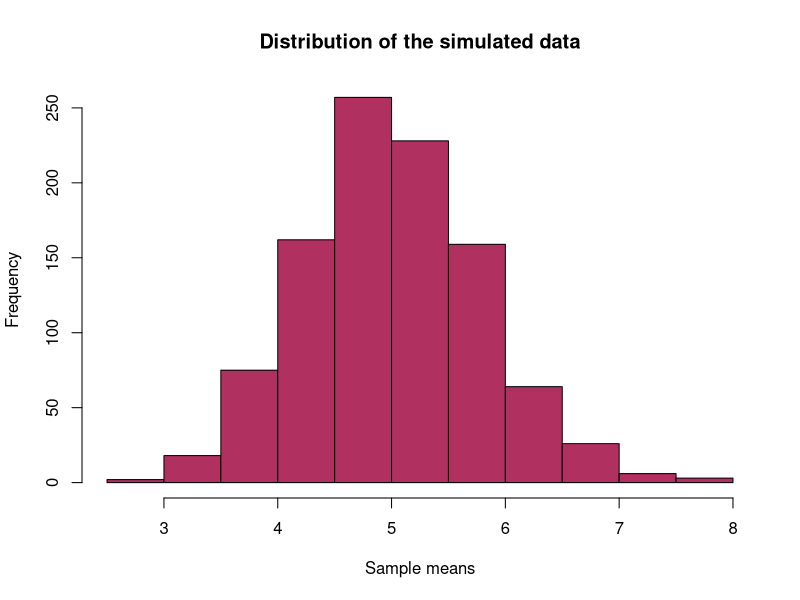
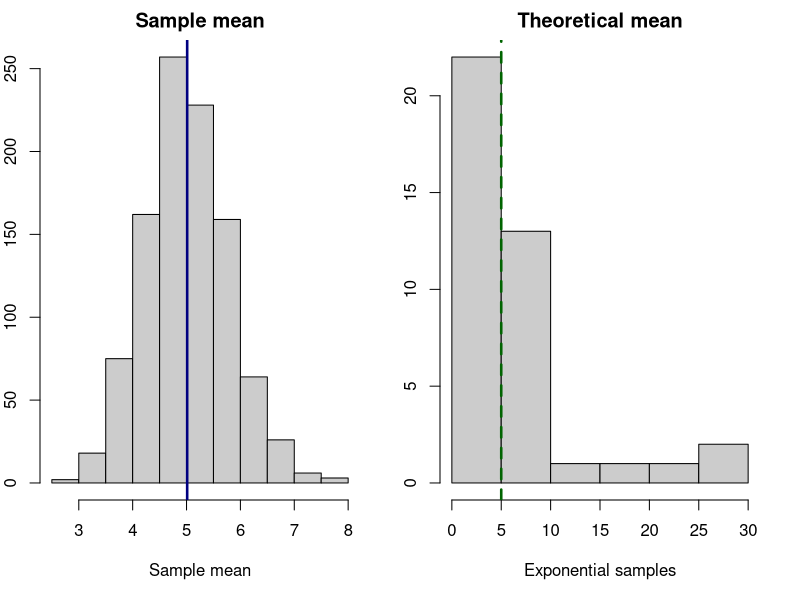
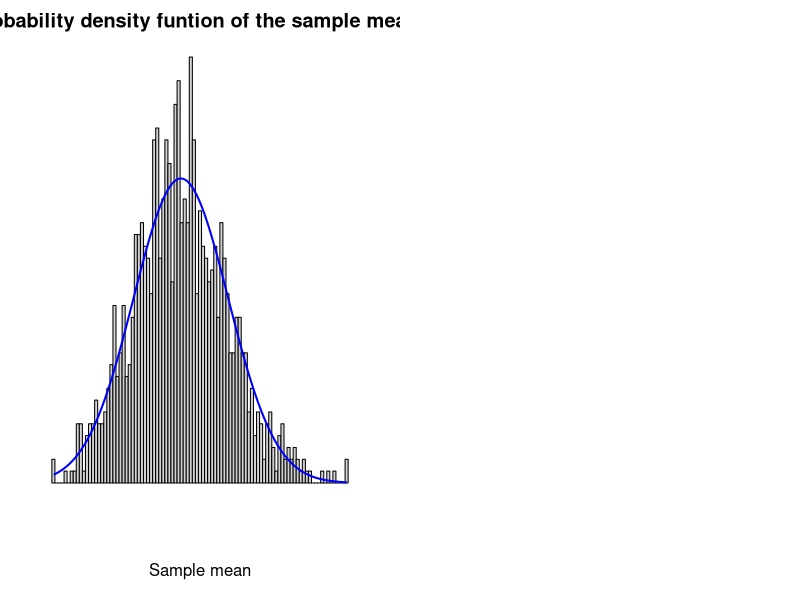

Source code (R) for these figures, in order:
## ---- chunk 1
knitr::opts_chunk$set(echo = TRUE,
                      warning = FALSE,
                      message = FALSE)
## ---- chunk 2
lambda <- 0.2
n <- 40
set.seed(123) # for reproducibility
sim_vec <- NULL # A NULL vector to loop the simulation
for (i in 1:1000) { # loop for thousand time
    sim_vec <- c(sim_vec, mean(rexp(n, rate = lambda))) # average of exponential samples
}
head(sim_vec) # see the simulation
## ---- chunk 3
hist(sim_vec, 
     main = "Distribution of the simulated data", 
     xlab = "Sample means",
     col = "maroon")
## ---- chunk 4
## Calculate the means
sample_mean <- mean(sim_vec)
theoretical_mean <- 1/lambda
## ---- chunk 5
par(mfrow = c(1,2), mar = c(5,2,2,2))
hist(sim_vec, main = "Sample mean", xlab = "Sample mean", col = "grey80")
abline(v = sample_mean, lwd = 2.5, lty= 1, col = "navy")
hist(rexp(40,0.2), main = "Theoretical mean", xlab = "Exponential samples", col = "grey80")
abline(v = theoretical_mean, lwd = 2.5, lty= 2, col = "darkgreen")
## ---- chunk 6
sample_variance <- var(sim_vec) # sample standard deviation
theoretical_variance <- 1/lambda^2/n # theoretical standard deviation
## ---- chunk 7
x <- seq(min(sim_vec), max(sim_vec), length.out = 100)
y <- dnorm(x, mean(sim_vec), sd(sim_vec))
hist(sim_vec, breaks = 100, freq = FALSE, axes = FALSE,
     main = "Probability density funtion of the sample means",
     xlab = "Sample mean")
lines(x,y, col = "blue", lwd = 2)
